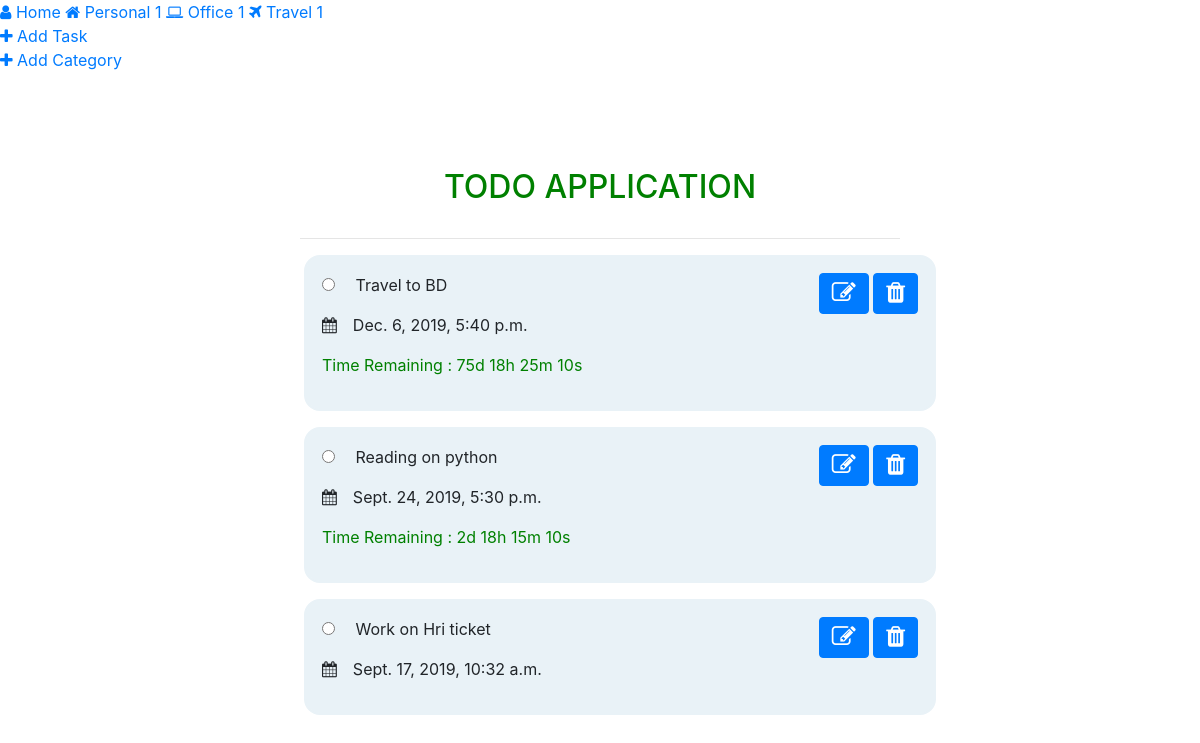
Page /todos/ on the earlier database version.
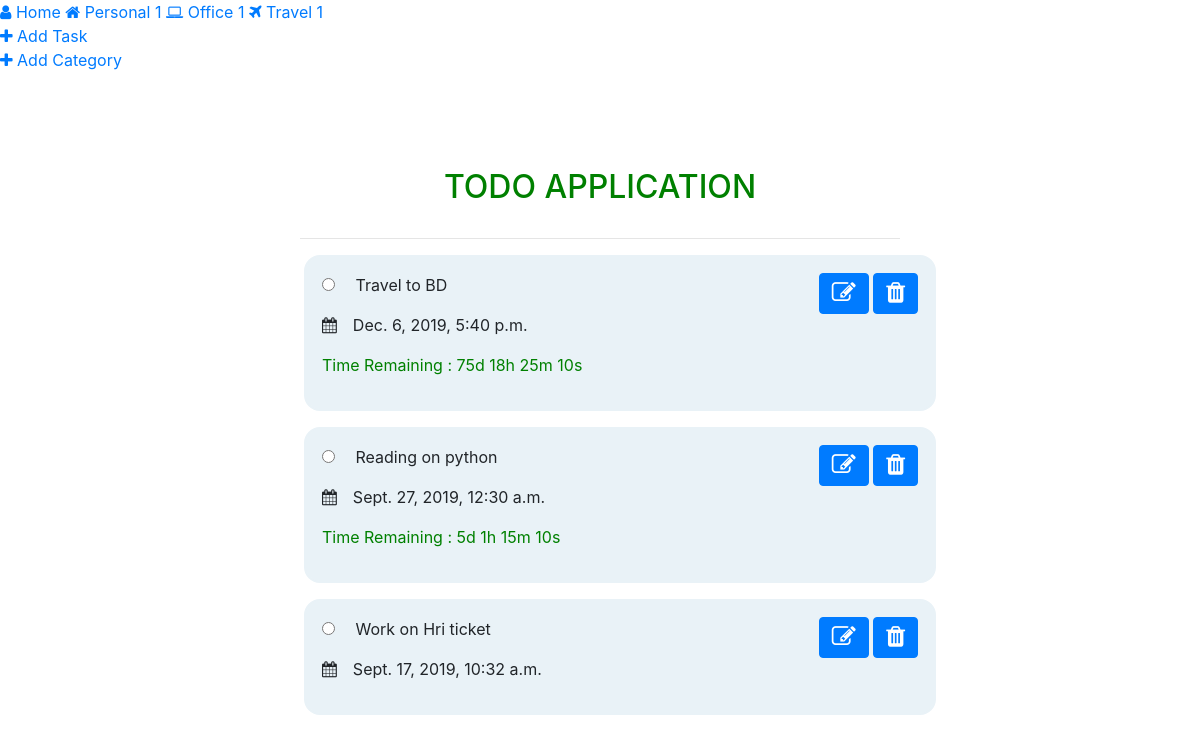
Same page on the later database version.
### todos/models.py (models this page shows, shortened)
class Category(models.Model):
    category_name = models.CharField(max_length=100)
    todo_count = models.IntegerField(default=0)

class Todo(models.Model):
    todo_text = models.CharField(max_length=1000)
    date_created = models.DateTimeField(default=datetime.datetime.now)
    due_date = models.DateTimeField('due_date', null=True)
    email_notification = models.EmailField(max_length=500, null=True)
    category = models.ForeignKey(Category, on_delete=models.CASCADE)
    notification_time = models.CharField(max_length=400, null=True)
    sent_reminder = models.CharField(max_length=10, default="False")

### todos/views.py (the view)
# urls.py: path('', views.index, name='index'),
def index(request):
    todo_items = Todo.objects.order_by('-due_date')[:10]
    category_items = Category.objects.all()
    notification_time = NotificationTime.objects.all()
    current_date_time = datetime.now()
    dt_string = current_date_time.strftime("%m/%d/%Y %I:%M %p")
    splited_dt_string = dt_string.split(" ")
    context = {
        'todo_items': todo_items,
        'category_items': category_items,
        'notification_time' : notification_time,
        'hide_side_bar' : False,
        'current_date': splited_dt_string[0] + str().join(" ") + splited_dt_string[1] + str().join(" ") + splited_dt_string[2]
    }
    return render(request, 'todos/index.html', context)

### todos/templates/todos/index.html (shortened to what this page needs)
{% extends 'todos/base.html' %}
{% load static %}
{% block content %}
  <link rel="stylesheet" type="text/css" href="{% static 'todos/style.css' %}">
  <h2 class="applicationHeader">TODO APPLICATION</h2>
  <hr>
  <div class="todoItems">
    {% if todo_items %}
      <ul>
        {% for todo in todo_items %}
        <li class="todoList">
          <div class="todoText">
            <input type="radio", name="selectedItem", id="selectedItem" style="margin-right:1em;">
            <p style="display: inline-block;">{{todo.todo_text}}</p>
            <p><i class="fa fa-calendar"></i>{{todo.due_date}}</p>
            <p style="text-align: center" class="todo_item{{todo.id}}"></p>
          </div>
          <div class="editAndDeleteButton">
            <button class="btn btn-primary"><a href="{% url 'todos:edit' todo.id %}"><i class="fa fa-edit"></i></a></button>
            <button class="btn btn-primary"><a href="{% url 'todos:delete' todo.id %}"><i class="fa fa-trash"></i></a></button>
          </div>
        </li>
        {% endfor %}
      </ul>
    {% endif %}
  </div>
{% endblock %}

### todos/templates/todos/base.html (shortened to what this page needs)
<!doctype html>
<html lang="en">
  <head>
    <link rel="stylesheet" href="https://cdnjs.cloudflare.com/ajax/libs/font-awesome/4.7.0/css/font-awesome.min.css">
    <link rel="stylesheet" href="https://stackpath.bootstrapcdn.com/bootstrap/4.3.1/css/bootstrap.min.css">
    <link href="https://stackpath.bootstrapcdn.com/font-awesome/4.7.0/css/font-awesome.min.css" rel="stylesheet">
    <link rel="stylesheet" href="https://todo-app-python-django.scm.azurewebsites.net/wwwroot/todos/static/todos/sidebar.css">
    <link rel="stylesheet" href="https://todo-app-python-django.scm.azurewebsites.net/wwwroot/todos/static/todos/edit_dialog.css">
    <link rel="stylesheet" href="https://cdnjs.cloudflare.com/ajax/libs/tempusdominus-bootstrap-4/5.1.2/css/tempusdominus-bootstrap-4.min.css" />
  </head>
  <body>
  {% if hide_side_bar == False %}
    <div class="sidebar">
      <a class="active" href="#home">
        <i class="fa fa-user"></i>
        <span class="home">Home</span>
      </a>
      {% for category in category_items %}
        <a href="#category" class="category_list" data-toggle="modal" data-target=#{{category.category_name}}>
          {% if category.category_name == "Personal" %}
            <i class="fa fa-home"></i>
          {% elif category.category_name == "Office" %}
            <i class="fa fa-laptop"></i>
          {% elif category.category_name == "Travel" %}
            <i class="fa fa-plane"></i>
          {% else %}
            <i class="fa fa-list-ul"></i>
          {% endif %}
          <span class="category_name">{{category.category_name}}</span>
          <span class="todo_count">{{category.todo_count}}</span>
        </a>
      {% endfor %}
      <div class="addTaskButton">
        <a href="#" data-toggle="modal" data-target="#myModal">
          <i class="fa fa-plus"></i>
          <span class="addTask">Add Task</span>
        </a>
      </div>
      <div class="addTaskButton">
        <a href="#" data-toggle="modal" data-target="#category_Modal">
          <i class="fa fa-plus"></i>
          <span class="addCategory">Add Category</span>
        </a>
      </div>
    </div>
  {% endif %}
  {% block content %}
  {% endblock %}
  </body>
</html>

### todos/static/todos/style.css (style rules this page uses)
.applicationHeader { color: green; text-align:center; margin-top: 3em; margin-bottom: 1em }
.todoItems { width: 56%; margin: 1em auto; }
.todoItems li { margin-top: 1em; }
.todoList { display: flex; flex-direction: row; justify-content: space-between; background: #e9f2f7; border: 2px solid #e9f2f7; border-radius: 1em; padding: 1em; }
.editAndDeleteButton a { color:white; }
.fa-trash, .fa-edit { font-size:1.5em; color:white; }
.fa-calendar { margin-right: 1em; }
hr { width: 50%; }

Differences in the rows shown:
changed Todo "Reading on python": due_date "Sept. 24, 2019, 5:30 p.m." → "Sept. 27, 2019, 12:30 a.m."
Other differences:
text written by a page script: "Time Remaining : 2d 18h 15m 10s" → "Time Remaining : 5d 1h 15m 10s"
